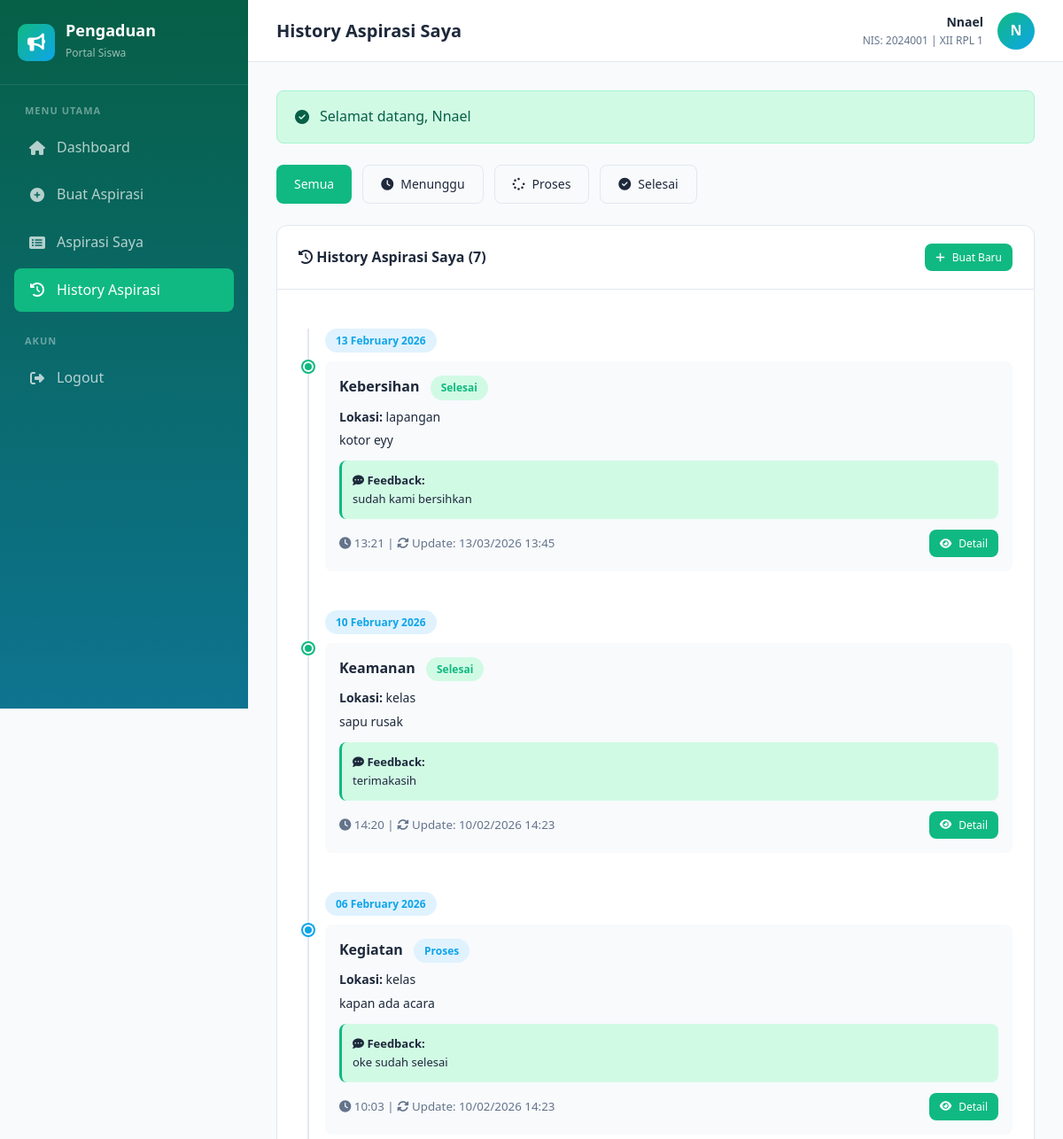
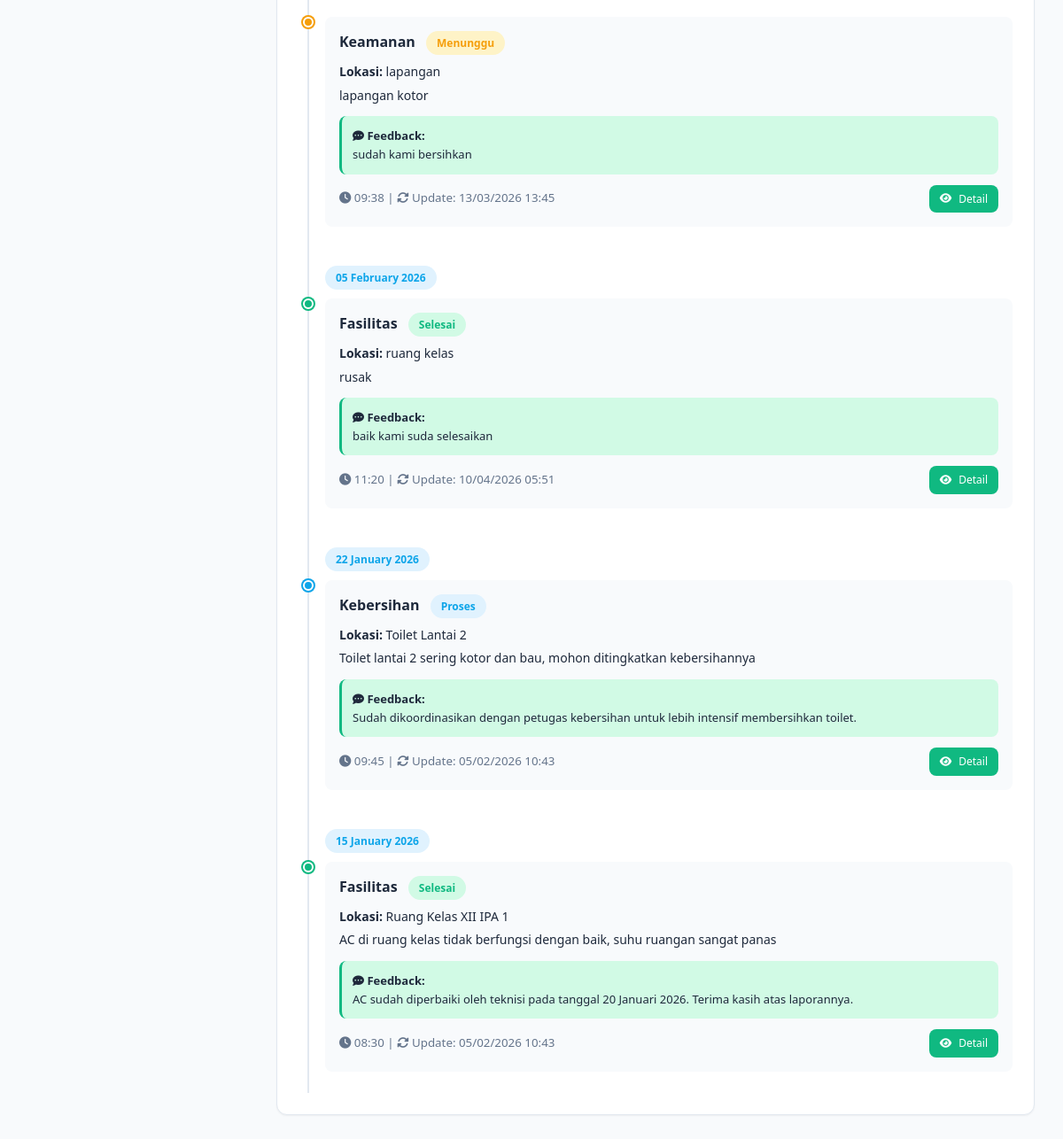
Screenshot of /index.php?page=siswa/history (signed in) with the database file from the repository (2 pictures, top to bottom).
### tables this page shows
CREATE TABLE `input_aspirasi` (
  `id_pelaporan` int NOT NULL,
  `nis` int NOT NULL,
  `id_kategori` int NOT NULL,
  `lokasi` varchar(50) NOT NULL,
  `ket` text NOT NULL,
  `tanggal_input` datetime DEFAULT CURRENT_TIMESTAMP
);

CREATE TABLE `aspirasi` (
  `id_aspirasi` int NOT NULL,
  `id_pelaporan` int NOT NULL,
  `status` enum('Menunggu','Proses','Selesai') DEFAULT 'Menunggu',
  `feedback` text,
  `tanggal_update` datetime DEFAULT CURRENT_TIMESTAMP ON UPDATE CURRENT_TIMESTAMP
);

CREATE TABLE `kategori` (
  `id_kategori` int NOT NULL,
  `ket_kategori` varchar(30) NOT NULL,
  `created_at` timestamp NULL DEFAULT CURRENT_TIMESTAMP
);

### controllers/SiswaController.php (called while the page is built, shortened)
<?php
require_once __DIR__ . '/Controller.php';
require_once __DIR__ . '/../models/InputAspirasi.php';
class SiswaController extends Controller {
    private $inputAspirasiModel;
    public function __construct() {
        $this->inputAspirasiModel = new InputAspirasi();
    }
    public function history(): void {
        $user = $this->getCurrentUser();
        $filter = $this->get('filter');
        $filters = ['nis' => $user['nis']];
        $aspirasi = $this->inputAspirasiModel->getAllWithDetail($filters);
        $this->view('siswa/history/index', [
            'title' => 'History Aspirasi Saya',
            'user' => $user,
            'flash' => $this->getFlash(),
            'aspirasi' => $aspirasi,
            'filter' => $filter
        ]);
    }
}

### config/Database.php (called while the page is built, shortened)
<?php
class Database {
    private static $instance = null;
    private $connection;
    private function __construct() {
        try {
            $dsn = "mysql:host=" . DB_HOST . ";dbname=" . DB_NAME . ";charset=utf8mb4";
            $options = [
                PDO::ATTR_ERRMODE => PDO::ERRMODE_EXCEPTION,
                PDO::ATTR_DEFAULT_FETCH_MODE => PDO::FETCH_ASSOC,
                PDO::ATTR_EMULATE_PREPARES => false,
            ];
            $this->connection = new PDO($dsn, DB_USER, DB_PASS, $options);
        } catch (PDOException $e) {
            die("Koneksi database gagal: " . $e->getMessage());
        }
    }
    public static function getInstance(): Database {
        if (self::$instance === null) {
            self::$instance = new self();
        }
        return self::$instance;
    }
    public function query(string $sql, array $params = []): PDOStatement {
        $stmt = $this->connection->prepare($sql);
        $stmt->execute($params);
        return $stmt;
    }
}

### models/Model.php (called while the page is built, shortened)
<?php
require_once __DIR__ . '/../config/Database.php';
abstract class Model {
    public function __construct() {
        $this->db = Database::getInstance();
    }
}

### models/InputAspirasi.php (called while the page is built, shortened)
<?php
require_once __DIR__ . '/Model.php';
class InputAspirasi extends Model {
    protected $table = 'input_aspirasi';
    public function getAllWithDetail(array $filters = []): array {
        $sql = "SELECT ia.*, s.nama as nama_siswa, s.kelas, k.ket_kategori,
                       a.id_aspirasi, a.status, a.feedback, a.tanggal_update
                FROM {$this->table} ia
                JOIN siswa s ON ia.nis = s.nis
                JOIN kategori k ON ia.id_kategori = k.id_kategori
                LEFT JOIN aspirasi a ON ia.id_pelaporan = a.id_pelaporan
                WHERE 1=1";
        $params = [];
        if (!empty($filters['nis'])) {
            $sql .= " AND ia.nis = ?";
            $params[] = $filters['nis'];
        }
        $sql .= " ORDER BY ia.tanggal_input DESC";
        return $this->db->query($sql, $params)->fetchAll();
    }
}

### views/siswa/history/index.php (the view, shortened to what this page needs)
<?php
require_once __DIR__ . '/../../layouts/header.php';
require_once __DIR__ . '/../../layouts/sidebar_siswa.php';
?>
<div style="display: flex; gap: 12px; margin-bottom: 24px; flex-wrap: wrap;">
    <a href="<?= BASE_URL ?>index.php?page=siswa/history"
       class="btn <?= empty($filter) ? 'btn-primary' : 'btn-secondary' ?>">
        Semua
    </a>
    <a href="<?= BASE_URL ?>index.php?page=siswa/history&filter=Menunggu"
       class="btn <?= $filter === 'Menunggu' ? 'btn-primary' : 'btn-secondary' ?>">
        <i class="fas fa-clock"></i> Menunggu
    </a>
    <a href="<?= BASE_URL ?>index.php?page=siswa/history&filter=Proses"
       class="btn <?= $filter === 'Proses' ? 'btn-primary' : 'btn-secondary' ?>">
        <i class="fas fa-spinner"></i> Proses
    </a>
    <a href="<?= BASE_URL ?>index.php?page=siswa/history&filter=Selesai"
       class="btn <?= $filter === 'Selesai' ? 'btn-primary' : 'btn-secondary' ?>">
        <i class="fas fa-check-circle"></i> Selesai
    </a>
</div>
<div class="card">
    <div class="card-header">
        <h3 class="card-title">
            <i class="fas fa-history"></i> History Aspirasi Saya (<?= count($aspirasi) ?>)
        </h3>
        <a href="<?= BASE_URL ?>index.php?page=siswa/aspirasi/create" class="btn btn-primary btn-sm">
            <i class="fas fa-plus"></i> Buat Baru
        </a>
    </div>
    <div class="card-body">
        <?php if (!empty($aspirasi)): ?>
            <div class="timeline">
                <?php
                $currentDate = '';
                foreach ($aspirasi as $item):
                    $itemDate = date('d F Y', strtotime($item['tanggal_input']));
                    if ($currentDate !== $itemDate):
                        $currentDate = $itemDate;
                ?>
                    <div class="timeline-date">
                        <span class="badge badge-proses"><?= $itemDate ?></span>
                    </div>
                <?php endif; ?>
                <div class="timeline-item">
                    <div class="timeline-marker status-<?= strtolower($item['status']) ?>"></div>
                    <div class="timeline-content">
                        <div class="timeline-header">
                            <strong><?= htmlspecialchars($item['ket_kategori']) ?></strong>
                            <span class="badge badge-<?= strtolower($item['status']) ?>" style="margin-left: 8px;">
                                <?= $item['status'] ?>
                            </span>
                        </div>
                        <div class="timeline-body">
                            <p><strong>Lokasi:</strong> <?= htmlspecialchars($item['lokasi']) ?></p>
                            <p><?= htmlspecialchars(substr($item['ket'], 0, 150)) ?><?= strlen($item['ket']) > 150 ? '...' : '' ?></p>
                            <?php if ($item['feedback']): ?>
                                <div class="feedback-box">
                                    <strong><i class="fas fa-comment-dots"></i> Feedback:</strong><br>
                                    <?= htmlspecialchars(substr($item['feedback'], 0, 100)) ?><?= strlen($item['feedback']) > 100 ? '...' : '' ?>
                                </div>
                            <?php endif; ?>
                        </div>
                        <div class="timeline-footer">
                            <small class="text-secondary">
                                <i class="fas fa-clock"></i> <?= date('H:i', strtotime($item['tanggal_input'])) ?>
                                <?php if ($item['tanggal_update']): ?>
                                    | <i class="fas fa-sync-alt"></i> Update: <?= date('d/m/Y H:i', strtotime($item['tanggal_update'])) ?>
                                <?php endif; ?>
                            </small>
                            <a href="<?= BASE_URL ?>index.php?page=siswa/aspirasi/detail&id=<?= $item['id_pelaporan'] ?>"
                               class="btn btn-primary btn-sm">
                                <i class="fas fa-eye"></i> Detail
                            </a>
                        </div>
                    </div>
                </div>
                <?php endforeach; ?>
            </div>
        <?php endif; ?>
    </div>
</div>
    </div>
</main>
<?php require_once __DIR__ . '/../../layouts/footer.php'; ?>

### controllers/assets/css/style.css (style rules this page uses)
:root { --primary-color: #10b981; --primary-hover: #059669; --primary-light: #d1fae5; --secondary-color: #64748b; --success-color: #10b981; --success-light: #d1fae5; --warning-color: #f59e0b; --warning-light: #fef3c7; --danger-color: #ef4444; --danger-light: #fee2e2; --info-color: #0ea5e9; --info-light: #e0f2fe; --bg-primary: #f8fafc; --bg-secondary: #ffffff; --bg-dark: #1e293b; --text-primary: #1e293b; --text-secondary: #64748b; --text-light: #ffffff; --border-color: #e2e8f0; --border-radius: 12px; --border-radius-sm: 8px; --shadow-sm: 0 1px 2px 0 rgb(0 0 0 / 0.05); --shadow: 0 4px 6px -1px rgb(0 0 0 / 0.1), 0 2px 4px -2px rgb(0 0 0 / 0.1); --shadow-lg: 0 10px 15px -3px rgb(0 0 0 / 0.1), 0 4px 6px -4px rgb(0 0 0 / 0.1); --sidebar-width: 280px; --header-height: 70px; --transition: all 0.3s ease; }
* { margin: 0; padding: 0; box-sizing: border-box; }
body { font-family: 'Segoe UI', 'Inter', -apple-system, BlinkMacSystemFont, sans-serif; background-color: var(--bg-primary); color: var(--text-primary); line-height: 1.6; min-height: 100vh; }
a { text-decoration: none; color: inherit; }
.card { background: var(--bg-secondary); border-radius: var(--border-radius); box-shadow: var(--shadow-sm); border: 1px solid var(--border-color); overflow: hidden; }
.card-header { padding: 20px 24px; border-bottom: 1px solid var(--border-color); display: flex; align-items: center; justify-content: space-between; }
.card-title { font-size: 16px; font-weight: 600; color: var(--text-primary); }
.card-body { padding: 24px; }
.badge { display: inline-flex; align-items: center; padding: 4px 12px; border-radius: 20px; font-size: 12px; font-weight: 600; }
.badge-menunggu { background: var(--warning-light); color: var(--warning-color); }
.badge-proses { background: var(--info-light); color: var(--info-color); }
.badge-selesai { background: var(--success-light); color: var(--success-color); }
.btn { display: inline-flex; align-items: center; justify-content: center; gap: 8px; padding: 10px 20px; border-radius: var(--border-radius-sm); font-size: 14px; font-weight: 500; border: none; cursor: pointer; transition: var(--transition); }
.btn-primary { background: var(--primary-color); color: var(--text-light); }
.btn-secondary { background: var(--bg-primary); color: var(--text-primary); border: 1px solid var(--border-color); }
.btn-sm { padding: 6px 12px; font-size: 12px; }
.text-secondary { color: var(--text-secondary); }

### views/siswa/history/index.php (style rules this page uses)
.timeline { position: relative; padding-left: 30px; }
.timeline::before { content: ''; position: absolute; left: 10px; top: 0; bottom: 0; width: 2px; background: var(--border-color); }
.timeline-date { margin: 20px 0 10px -30px; padding-left: 30px; }
.timeline-item { position: relative; padding-bottom: 24px; }
.timeline-marker { position: absolute; left: -25px; width: 12px; height: 12px; border-radius: 50%; border: 2px solid white; box-shadow: 0 0 0 2px var(--border-color); }
.timeline-marker.status-menunggu { background: var(--warning-color); box-shadow: 0 0 0 2px var(--warning-color); }
.timeline-marker.status-proses { background: var(--info-color); box-shadow: 0 0 0 2px var(--info-color); }
.timeline-marker.status-selesai { background: var(--success-color); box-shadow: 0 0 0 2px var(--success-color); }
.timeline-content { background: var(--bg-primary); border-radius: var(--border-radius-sm); padding: 16px; }
.timeline-header { margin-bottom: 8px; }
.timeline-body p { margin: 4px 0; font-size: 14px; }
.timeline-footer { margin-top: 12px; display: flex; justify-content: space-between; align-items: center; }
.feedback-box { margin-top: 12px; padding: 12px; background: var(--success-light); border-radius: var(--border-radius-sm); border-left: 3px solid var(--success-color); font-size: 13px; }

### rows the page displays
input_aspirasi: tanggal_input "13 February 2026", id_kategori.ket_kategori "Kebersihan", aspirasi.status "Selesai", lokasi "lapangan", ket "kotor eyy", aspirasi.feedback "sudah kami bersihkan", tanggal_input "13:21", aspirasi.tanggal_update "13/03/2026 13:45"
input_aspirasi: tanggal_input "10 February 2026", id_kategori.ket_kategori "Keamanan", aspirasi.status "Selesai", lokasi "kelas", ket "sapu rusak", aspirasi.feedback "terimakasih", tanggal_input "14:20", aspirasi.tanggal_update "10/02/2026 14:23"
input_aspirasi: tanggal_input "06 February 2026", id_kategori.ket_kategori "Kegiatan", aspirasi.status "Proses", lokasi "kelas", ket "kapan ada acara", aspirasi.feedback "oke sudah selesai", tanggal_input "10:03", aspirasi.tanggal_update "10/02/2026 14:23"
input_aspirasi: id_kategori.ket_kategori "Keamanan", aspirasi.status "Menunggu", lokasi "lapangan", ket "lapangan kotor", aspirasi.feedback "sudah kami bersihkan", tanggal_input "09:38", aspirasi.tanggal_update "13/03/2026 13:45"
input_aspirasi: tanggal_input "05 February 2026", id_kategori.ket_kategori "Fasilitas", aspirasi.status "Selesai", lokasi "ruang kelas", ket "rusak", aspirasi.feedback "baik kami suda selesaikan", tanggal_input "11:20", aspirasi.tanggal_update "10/04/2026 05:51"
input_aspirasi: tanggal_input "22 January 2026", id_kategori.ket_kategori "Kebersihan", aspirasi.status "Proses", lokasi "Toilet Lantai 2", ket "Toilet lantai 2 sering kotor dan bau, mohon ditingkatkan kebersihannya", aspirasi.feedback "Sudah dikoordinasikan dengan petugas kebersihan untuk lebih intensif membersihkan toilet.", tanggal_input "09:45", aspirasi.tanggal_update "05/02/2026 10:43"
input_aspirasi: tanggal_input "15 January 2026", id_kategori.ket_kategori "Fasilitas", aspirasi.status "Selesai", lokasi "Ruang Kelas XII IPA 1", ket "AC di ruang kelas tidak berfungsi dengan baik, suhu ruangan sangat panas", aspirasi.feedback "AC sudah diperbaiki oleh teknisi pada tanggal 20 Januari 2026. Terima kasih atas laporannya.", tanggal_input "08:30", aspirasi.tanggal_update "05/02/2026 10:43"

### other values shown
$title "History Aspirasi Saya"
$user['nama'] "Nnael"
$user['nis'] "2024001"
$user['kelas'] "XII RPL 1"
substr($user['nama'] ?? 'S', 0, 1) "N"
$flash['message'] "Selamat datang, Nnael"
count($aspirasi) "7"
